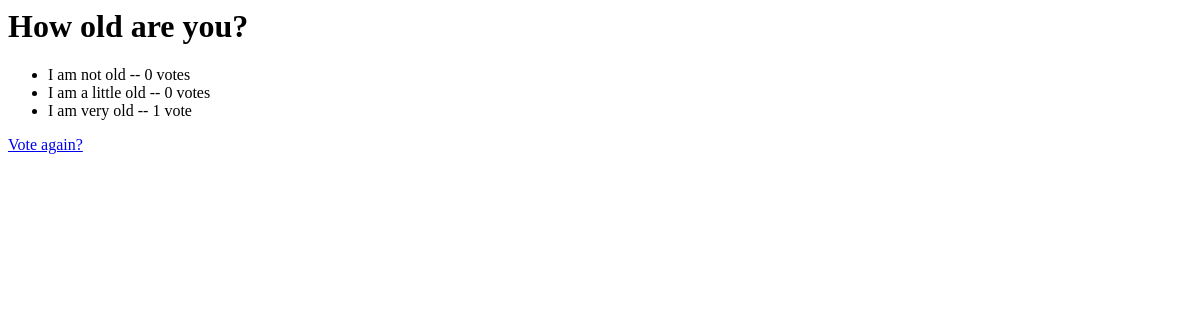
/polls/3/results/, run on an earlier commit of the app's database.
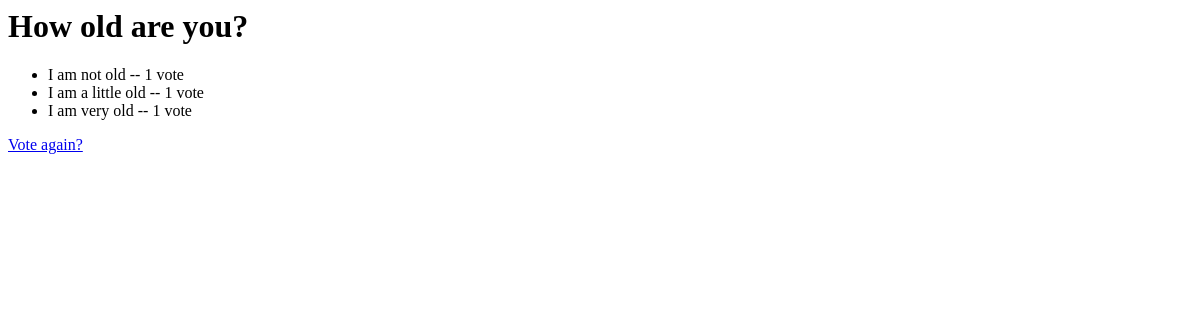
And on a later commit of the database.
### polls/models.py (models this page shows, shortened)
class Choice(models.Model):
    question = models.ForeignKey(Question, on_delete=models.CASCADE)
    choice_text = models.CharField(max_length=200)
    votes = models.IntegerField(default=0)

### polls/views.py (the view)
# urls.py: path('<int:pk>/results/', views.ResultsView.as_view(), name='results'),
class ResultsView(generic.DetailView):
	model = Question
	template_name = 'polls/results.html'
	"""
	latest_question_list = Question.objects.order_by('-pub_date')[:5]
	template = loader.get_template('polls/index.html')
	context = {'latest_question_list': latest_question_list,}
	return HttpResponse(template.render(context, request))
	"""

### polls/templates/polls/results.html
<h1>{{ question.question_text }}</h1>
<ul>
{% for choice in question.choice_set.all %}
    <li>{{ choice.choice_text }} -- {{ choice.votes }} vote{{ choice.votes|pluralize }}</li>
{% endfor %}
</ul>
<a href="{% url 'polls:detail' question.id %}">Vote again?</a>

What changed in the data, as far as the page shows it:
changed Choice "I am not old": votes "0" → "1"
changed Choice "I am a little old": votes "0" → "1"
